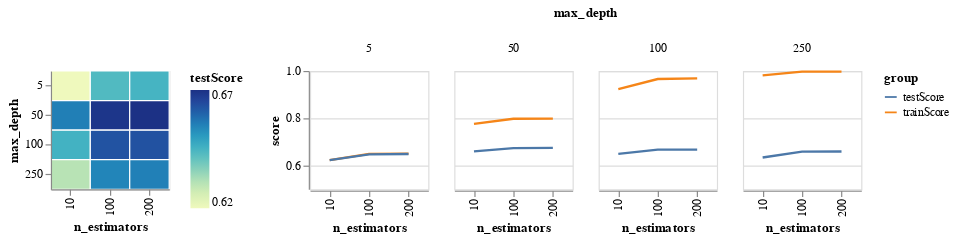

Write notebook code for a chart like this one.
### Code cell
Heatmap = alt.Chart(res).mark_rect(stroke='white').encode(
    x = 'n_estimators:N',
    y = 'max_depth:N',
    color = 'testScore',
    tooltip = 'testScore'
).properties(width=100, height=100)


resLong = res.melt(id_vars=['n_estimators', 'max_depth'], value_vars=['trainScore', 'testScore'],
         var_name='group', value_name='score')

Lineplot = alt.Chart(resLong).mark_line().encode(
    x = 'n_estimators:N',
    y = alt.Y('score', scale=alt.Scale(domain=[0.5,1])),
    color = 'group',
    column = 'max_depth'
).properties(width=100, height=100)

(Heatmap | Lineplot)

### Figure 1 — Vega-Lite specification as saved in the notebook (floating-point values rounded to 4 significant figures)
{"config": {"view": {"continuousWidth": 400, "continuousHeight": 300}}, "hconcat": [{"data": {"name": "data-16da325631eec3d2cd92a8ef171da2d0"}, "mark": {"type": "rect", "stroke": "white"}, "encoding": {"color": {"field": "testScore", "type": "quantitative"}, "tooltip": {"field": "testScore", "type": "quantitative"}, "x": {"field": "n_estimators", "type": "nominal"}, "y": {"field": "max_depth", "type": "nominal"}}, "height": 100, "width": 100}, {"data": {"name": "data-447ea0a1ccff82bca5f14c8fbba544ed"}, "mark": "line", "encoding": {"color": {"field": "group", "type": "nominal"}, "column": {"field": "max_depth", "type": "quantitative"}, "x": {"field": "n_estimators", "type": "nominal"}, "y": {"field": "score", "scale": {"domain": [0.5, 1]}, "type": "quantitative"}}, "height": 100, "width": 100}], "$schema": "https://vega.github.io/schema/vega-lite/v4.17.0.json", "datasets": {"data-16da325631eec3d2cd92a8ef171da2d0": [{"n_estimators": 10.0, "max_depth": 5.0, "trainScore": 0.6233, "testScore": 0.6233}, {"n_estimators": 10.0, "max_depth": 50.0, "trainScore": 0.7767, "testScore": 0.66}, {"n_estimators": 10.0, "max_depth": 100.0, "trainScore": 0.923, "testScore": 0.6495}, {"n_estimators": 10.0, "max_depth": 250.0, "trainScore": 0.9816, "testScore": 0.6342}, {"n_estimators": 100.0, "max_depth": 5.0, "trainScore": 0.6495, "testScore": 0.6473}, {"n_estimators": 100.0, "max_depth": 50.0, "trainScore": 0.7983, "testScore": 0.6739}, {"n_estimators": 100.0, "max_depth": 100.0, "trainScore": 0.9659, "testScore": 0.6676}, {"n_estimators": 100.0, "max_depth": 250.0, "trainScore": 0.9973, "testScore": 0.659}, {"n_estimators": 200.0, "max_depth": 5.0, "trainScore": 0.6506, "testScore": 0.649}, {"n_estimators": 200.0, "max_depth": 50.0, "trainScore": 0.7987, "testScore": 0.675}, {"n_estimators": 200.0, "max_depth": 100.0, "trainScore": 0.9687, "testScore": 0.6678}, {"n_estimators": 200.0, "max_depth": 250.0, "trainScore": 0.9974, "testScore": 0.6597}], "data-447ea0a1ccff82bca5f14c8fbba544ed": [{"n_estimators": 10.0, "max_depth": 5.0, "group": "trainScore", "score": 0.6233}, {"n_estimators": 10.0, "max_depth": 50.0, "group": "trainScore", "score": 0.7767}, {"n_estimators": 10.0, "max_depth": 100.0, "group": "trainScore", "score": 0.923}, {"n_estimators": 10.0, "max_depth": 250.0, "group": "trainScore", "score": 0.9816}, {"n_estimators": 100.0, "max_depth": 5.0, "group": "trainScore", "score": 0.6495}, {"n_estimators": 100.0, "max_depth": 50.0, "group": "trainScore", "score": 0.7983}, {"n_estimators": 100.0, "max_depth": 100.0, "group": "trainScore", "score": 0.9659}, {"n_estimators": 100.0, "max_depth": 250.0, "group": "trainScore", "score": 0.9973}, {"n_estimators": 200.0, "max_depth": 5.0, "group": "trainScore", "score": 0.6506}, {"n_estimators": 200.0, "max_depth": 50.0, "group": "trainScore", "score": 0.7987}, {"n_estimators": 200.0, "max_depth": 100.0, "group": "trainScore", "score": 0.9687}, {"n_estimators": 200.0, "max_depth": 250.0, "group": "trainScore", "score": 0.9974}, {"n_estimators": 10.0, "max_depth": 5.0, "group": "testScore", "score": 0.6233}, {"n_estimators": 10.0, "max_depth": 50.0, "group": "testScore", "score": 0.66}, {"n_estimators": 10.0, "max_depth": 100.0, "group": "testScore", "score": 0.6495}, {"n_estimators": 10.0, "max_depth": 250.0, "group": "testScore", "score": 0.6342}, {"n_estimators": 100.0, "max_depth": 5.0, "group": "testScore", "score": 0.6473}, {"n_estimators": 100.0, "max_depth": 50.0, "group": "testScore", "score": 0.6739}, {"n_estimators": 100.0, "max_depth": 100.0, "group": "testScore", "score": 0.6676}, {"n_estimators": 100.0, "max_depth": 250.0, "group": "testScore", "score": 0.659}, {"n_estimators": 200.0, "max_depth": 5.0, "group": "testScore", "score": 0.649}, {"n_estimators": 200.0, "max_depth": 50.0, "group": "testScore", "score": 0.675}, {"n_estimators": 200.0, "max_depth": 100.0, "group": "testScore", "score": 0.6678}, {"n_estimators": 200.0, "max_depth": 250.0, "group": "testScore", "score": 0.6597}]}}
